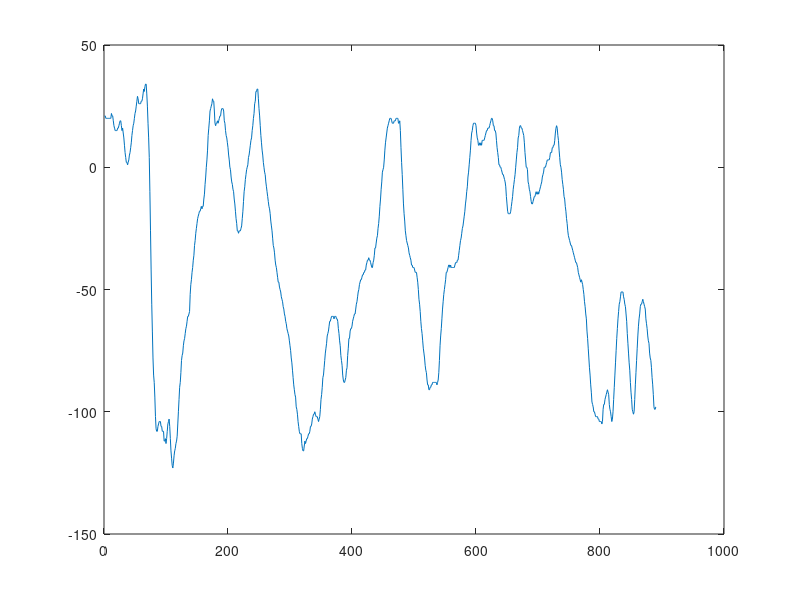
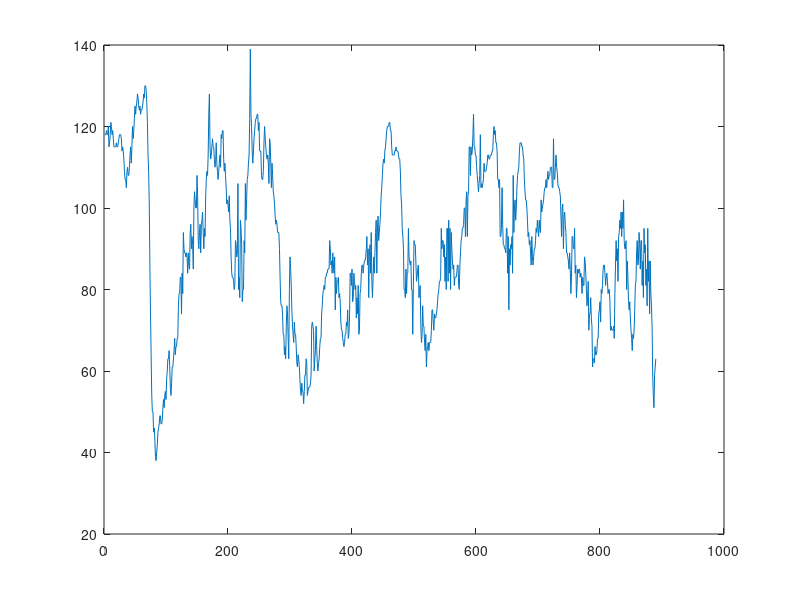
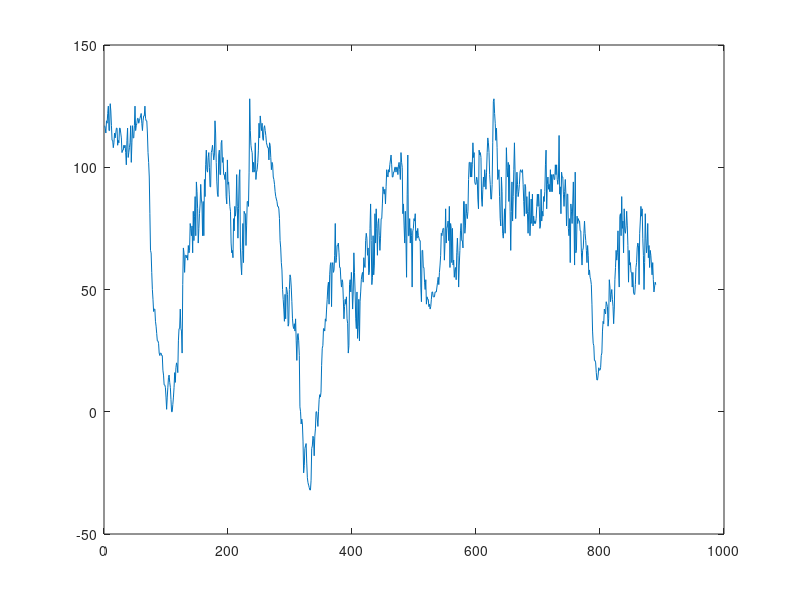
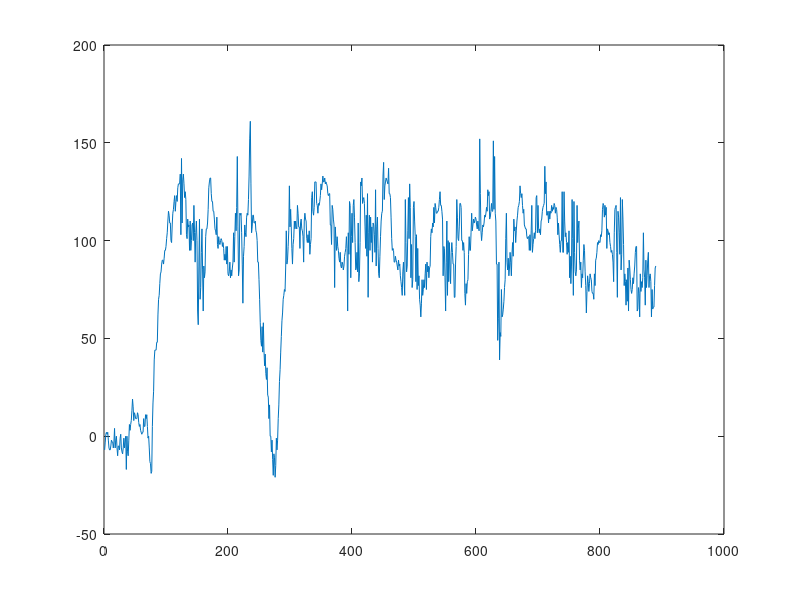

Write MATLAB code to recreate these figures, in order.
close all;clc;clear
load dataprocess;

temp1=22590+31;
temp2=23510;

figure
plot(dataprocess(temp1:temp2,2));
figure
plot(dataprocess(temp1:temp2,4));
figure
plot(dataprocess(temp1:temp2,6));
figure
plot(dataprocess(temp1:temp2,8));
figure
plot(dataprocess(temp1:temp2,10));
figure
plot(dataprocess(temp1:temp2,12));
figure
plot(dataprocess(temp1:temp2,14));
figure
plot(dataprocess(temp1:temp2,16));
figure
plot(dataprocess(temp1:temp2,18));
figure
plot(dataprocess(temp1:temp2,20));

figure
subplot(2,5,1)
plot(dataprocess(temp1:temp2,2));
title('Heading')
subplot(2,5,2)
plot(dataprocess(temp1:temp2,4));
title('Main sail boom angle')
subplot(2,5,3)
plot(dataprocess(temp1:temp2,6));
title('Main sail angle')
subplot(2,5,4)
plot(dataprocess(temp1:temp2,8));
title('Jib sail angle')
subplot(2,5,5)
plot(dataprocess(temp1:temp2,10));
title('Jib sail boom angle')
subplot(2,5,6)
plot(dataprocess(temp1:temp2,12));
title('Voltage/V')
subplot(2,5,7)
plot(dataprocess(temp1:temp2,14));
title('Current/mA')
subplot(2,5,8)
plot(dataprocess(temp1:temp2,16));
title('Wind directrion value')
subplot(2,5,9)
plot(dataprocess(temp1:temp2,18));
title('Jib sail angle - Main sail angle')
subplot(2,5,10)
plot(dataprocess(temp1:temp2,20));
title('Jib sail angle - Main sail boom angle')


